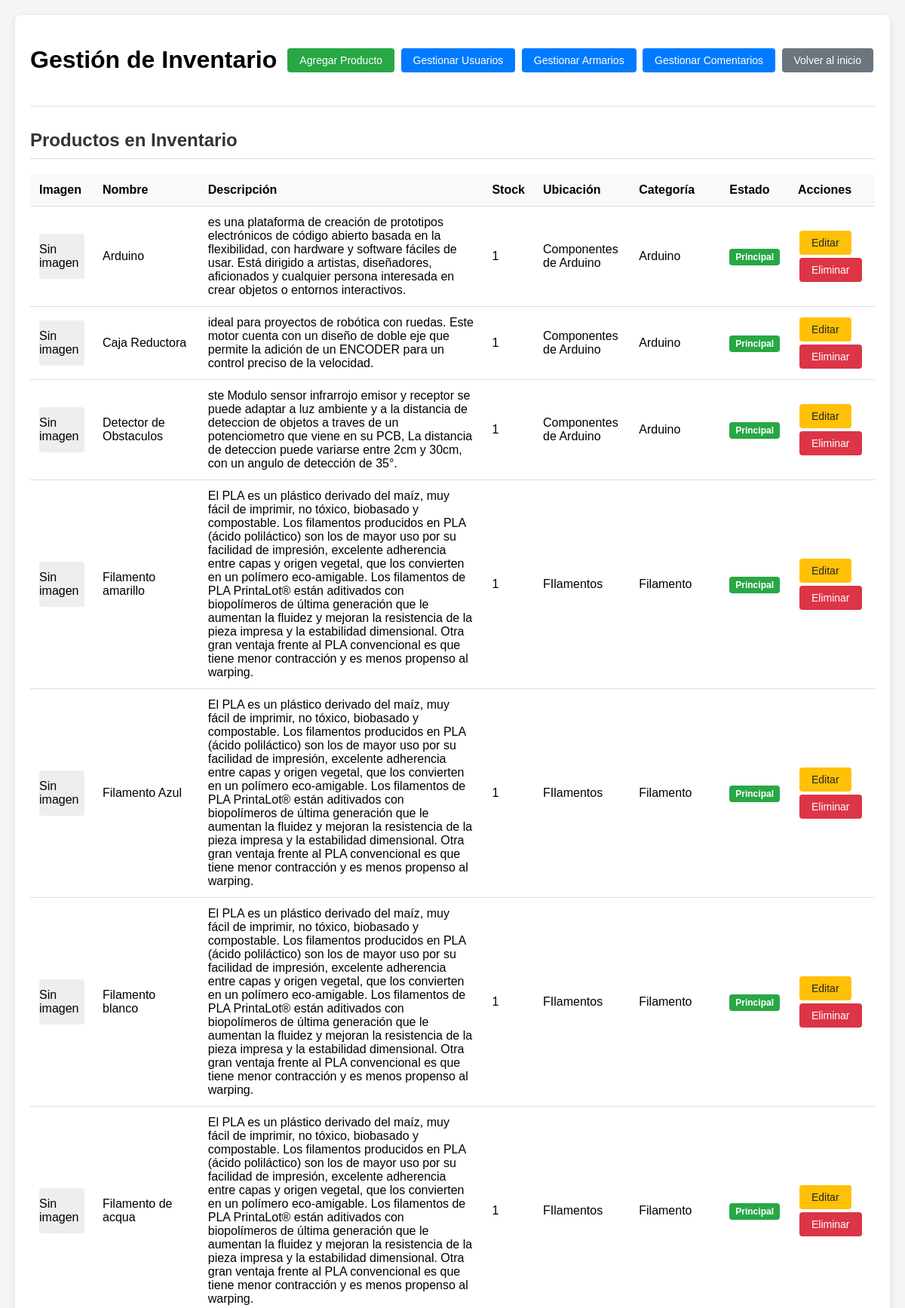
Page /modificar/productos/inventario.php (signed in, upper part) on the committed database.
### tables this page shows
CREATE TABLE `inventario` (
  `nombre` text NOT NULL COMMENT 'Nombre del objeto',
  `descrip` text NOT NULL COMMENT 'Descripcion del objeto',
  `stock` int(5) NOT NULL COMMENT 'Cantidad de objetos',
  `categoria` text NOT NULL COMMENT 'Tipo de objeto',
  `estado` text NOT NULL COMMENT 'on es principal, off es secundario',
  `imagen` text DEFAULT NULL,
  `id` int(5) NOT NULL,
  `id_tabla` int(16) NOT NULL
);

CREATE TABLE `armarios` (
  `nombre` text NOT NULL,
  `descrip` text NOT NULL,
  `id_tabla` int(16) NOT NULL,
  `ubicacion` text NOT NULL
);

### modificar/productos/funciones.php (called while the page is built, shortened)
<?php
function baseDatos($consulta) {
    $conexion = mysqli_connect("localhost", "root", "");
    mysqli_select_db($conexion, "inventario");
    $resultado = mysqli_query($conexion, $consulta);
    return $resultado;
}
function sanitizar($input) {
    return htmlspecialchars(trim($input), ENT_QUOTES, 'UTF-8');
}
?>

### modificar/productos/inventario.php (the view, shortened to what this page needs)
<?php
include("funciones.php");
$consulta_productos = "SELECT i.*, a.nombre as armario_nombre FROM inventario i
                      LEFT JOIN armarios a ON i.id_tabla = a.id_tabla
                      ORDER BY i.nombre";
$productos = baseDatos($consulta_productos);
?>
<!DOCTYPE html>
<html lang="es">
<head>
</head>
<body>
    <div class="container">
<div class="header">
    <h1>Gestión de Inventario</h1>
    <div>
        <a href="agregar2.php" class="btn btn-success">Agregar Producto</a>
    <a href="../../usuarios/admin.php" class="btn btn-primary">Gestionar Usuarios</a>
    <a href="../armarios/gestion_armarios.php" class="btn btn-primary">Gestionar Armarios</a>
    <a href="../../comentarios/ver_comentario.php" class="btn btn-primary">Gestionar Comentarios</a>
        <a href="../../backend.php" class="btn btn-secondary">Volver al inicio</a>
    </div>
</div>
        <div class="section">
            <h2>Productos en Inventario</h2>
            <?php if(mysqli_num_rows($productos) > 0): ?>
                <table>
                    <thead>
                        <tr>
                            <th>Imagen</th>
                            <th>Nombre</th>
                            <th>Descripción</th>
                            <th>Stock</th>
                            <th>Ubicación</th>
                            <th>Categoría</th>
                            <th>Estado</th>
                            <th>Acciones</th>
                        </tr>
                    </thead>
                    <tbody>
                        <?php while($producto = mysqli_fetch_assoc($productos)): ?>
                            <tr>
                                <td>
                                    <?php if($producto['imagen'] && file_exists($producto['imagen'])): ?>
                                        <img src="<?php echo $producto['imagen']; ?>" class="producto-imagen" alt="Imagen del producto">
                                    <?php else: ?>
                                        <div style="width: 60px; height: 60px; background-color: #eee; display: flex; align-items: center; justify-content: center; border-radius: 4px;">
                                            Sin imagen
                                        </div>
                                    <?php endif; ?>
                                </td>
                                <td><?php echo sanitizar($producto['nombre']); ?></td>
                                <td><?php echo sanitizar($producto['descrip']); ?></td>
                                <td><?php echo $producto['stock']; ?></td>
                                <td><?php echo sanitizar($producto['armario_nombre'] ?? 'Sin asignar'); ?></td>
                                <td><?php echo sanitizar($producto['categoria']); ?></td>
                                <td>
                                    <?php if($producto['estado'] == 'on'): ?>
                                        <span class="badge badge-success">Principal</span>
                                    <?php else: ?>
                                        <span class="badge badge-secondary">Secundario</span>
                                    <?php endif; ?>
                                </td>
                                <td>
                                <a href="editar_producto.php?id=<?php echo $producto['id']; ?>" class="btn btn-warning">Editar</a>
                                    <form method="POST" style="display: inline;">
                                        <button type="submit" class="btn btn-danger" onclick="return confirm('¿Está seguro de eliminar este producto?')">
                                            Eliminar
                                        </button>
                                    </form>
                                </td>
                            </tr>
                        <?php endwhile; ?>
                    </tbody>
                </table>
            <?php else: ?>
                <p>No hay productos en el inventario.</p>
            <?php endif; ?>
        </div>
    </div>
</body>
</html>

### modificar/productos/inventario.php (style rules this page uses)
body { font-family: Arial, sans-serif; margin: 0; padding: 20px; background-color: #f5f5f5; }
.container { max-width: 1400px; margin: 0 auto; background-color: white; padding: 20px; border-radius: 8px; box-shadow: 0 2px 10px rgba(0,0,0,0.1); }
.header { display: flex; justify-content: space-between; align-items: center; margin-bottom: 30px; padding-bottom: 20px; border-bottom: 2px solid #eee; }
.btn { padding: 8px 16px; border: none; border-radius: 4px; cursor: pointer; text-decoration: none; display: inline-block; margin: 2px; font-size: 14px; }
.btn-success { background-color: #28a745; color: white; }
.btn-danger { background-color: #dc3545; color: white; }
.btn-primary { background-color: #007bff; color: white; }
.btn-secondary { background-color: #6c757d; color: white; }
.btn-warning { background-color: #ffc107; color: #212529; }
table { width: 100%; border-collapse: collapse; margin-bottom: 20px; }
th, td { padding: 12px; text-align: left; border-bottom: 1px solid #ddd; }
th { background-color: #f8f9fa; font-weight: bold; }
.section { margin-bottom: 40px; }
.section h2 { color: #333; margin-bottom: 20px; padding-bottom: 10px; border-bottom: 1px solid #ddd; }
.badge { padding: 4px 8px; border-radius: 4px; font-size: 12px; font-weight: bold; }
.badge-success { background-color: #28a745; color: white; }

### rows in the picture
inventario: shows "Sin imagen", nombre "Arduino", descrip "es una plataforma de creación de prototipos electrónicos de código abierto basada en la flexibilidad, con hardware y software fáciles de usar. Está dirigido a artistas, diseñadores, aficionados y cualquier persona interesada en crear objetos o entornos interactivos.", stock "1", id_tabla.nombre "Componentes de Arduino", categoria "Arduino", estado "Principal"
inventario: shows "Sin imagen", nombre "Caja Reductora", descrip "ideal para proyectos de robótica con ruedas. Este motor cuenta con un diseño de doble eje que permite la adición de un ENCODER para un control preciso de la velocidad.", stock "1", id_tabla.nombre "Componentes de Arduino", categoria "Arduino", estado "Principal"
inventario: shows "Sin imagen", nombre "Detector de Obstaculos", descrip "ste Modulo sensor infrarrojo emisor y receptor se puede adaptar a luz ambiente y a la distancia de deteccion de objetos a traves de un potenciometro que viene en su PCB, La distancia de deteccion puede variarse entre 2cm y 30cm, con un angulo de detección de 35°.", stock "1", id_tabla.nombre "Componentes de Arduino", categoria "Arduino", estado "Principal"
inventario: shows "Sin imagen", nombre "Filamento amarillo", descrip "El PLA es un plástico derivado del maíz, muy fácil de imprimir, no tóxico, biobasado y compostable. Los filamentos producidos en PLA (ácido poliláctico) son los de mayor uso por su facilidad de impresión, excelente adherencia entre capas y origen vegetal, que los convierten en un polímero eco-amigable. Los filamentos de PLA PrintaLot® están aditivados con biopolímeros de última generación que le aumentan la fluidez y mejoran la resistencia de la pieza impresa y la estabilidad dimensional. Otra gran ventaja frente al PLA convencional es que tiene menor contracción y es menos propenso al warping.", stock "1", id_tabla.nombre "FIlamentos", categoria "Filamento", estado "Principal"
inventario: shows "Sin imagen", nombre "Filamento Azul", descrip "El PLA es un plástico derivado del maíz, muy fácil de imprimir, no tóxico, biobasado y compostable. Los filamentos producidos en PLA (ácido poliláctico) son los de mayor uso por su facilidad de impresión, excelente adherencia entre capas y origen vegetal, que los convierten en un polímero eco-amigable. Los filamentos de PLA PrintaLot® están aditivados con biopolímeros de última generación que le aumentan la fluidez y mejoran la resistencia de la pieza impresa y la estabilidad dimensional. Otra gran ventaja frente al PLA convencional es que tiene menor contracción y es menos propenso al warping.", stock "1", id_tabla.nombre "FIlamentos", categoria "Filamento", estado "Principal"
inventario: shows "Sin imagen", nombre "Filamento blanco", descrip "El PLA es un plástico derivado del maíz, muy fácil de imprimir, no tóxico, biobasado y compostable. Los filamentos producidos en PLA (ácido poliláctico) son los de mayor uso por su facilidad de impresión, excelente adherencia entre capas y origen vegetal, que los convierten en un polímero eco-amigable. Los filamentos de PLA PrintaLot® están aditivados con biopolímeros de última generación que le aumentan la fluidez y mejoran la resistencia de la pieza impresa y la estabilidad dimensional. Otra gran ventaja frente al PLA convencional es que tiene menor contracción y es menos propenso al warping.", stock "1", id_tabla.nombre "FIlamentos", categoria "Filamento", estado "Principal"
inventario: shows "Sin imagen", nombre "Filamento de acqua", descrip "El PLA es un plástico derivado del maíz, muy fácil de imprimir, no tóxico, biobasado y compostable. Los filamentos producidos en PLA (ácido poliláctico) son los de mayor uso por su facilidad de impresión, excelente adherencia entre capas y origen vegetal, que los convierten en un polímero eco-amigable. Los filamentos de PLA PrintaLot® están aditivados con biopolímeros de última generación que le aumentan la fluidez y mejoran la resistencia de la pieza impresa y la estabilidad dimensional. Otra gran ventaja frente al PLA convencional es que tiene menor contracción y es menos propenso al warping.", stock "1", id_tabla.nombre "FIlamentos", categoria "Filamento", estado "Principal"
